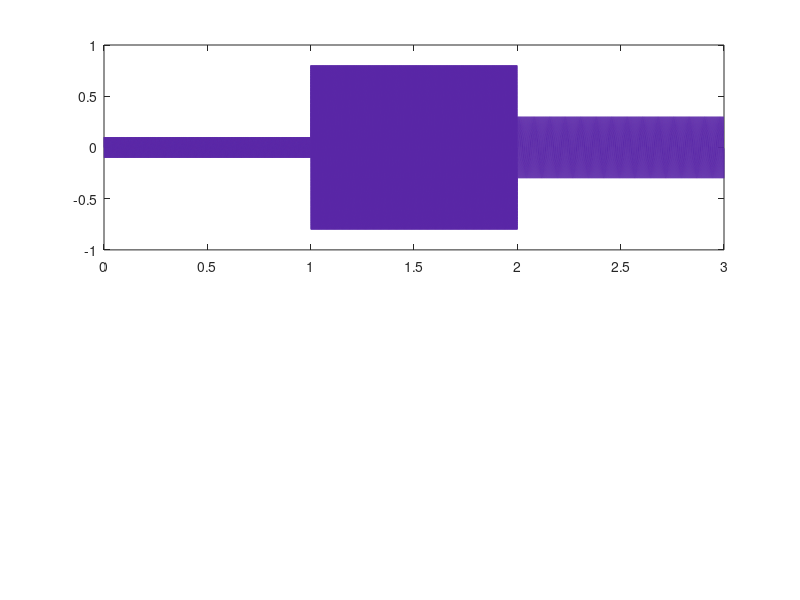

Write MATLAB code to recreate this figure. (Note: this script raises an error after producing the figure.)
%  G1 — SINAL DE ENTRADA NO DOMÍNIO DO TEMPO

% ---- BLOCO BASE ----
clear; clc; close all;
fs=44100; dur=3.0; N=round(dur*fs); t=(0:N-1)/fs;
n1=round(N/3); n2=round(2*N/3); x=zeros(1,N);
x(1:n1)    = 0.10*sin(2*pi*440*t(1:n1));
x(n1+1:n2) = 0.80*sin(2*pi*440*t(n1+1:n2));
x(n2+1:N)  = 0.30*sin(2*pi*220*t(n2+1:N));
T=-12; R=4; tA=10; tR=100; W=6; M=6;
alphaA=exp(-1/(fs*tA/1000)); alphaR=exp(-1/(fs*tR/1000));
y=zeros(1,N); gainVec=zeros(1,N); yL=0;
for n=1:N
    xG=20*log10(abs(x(n))+1e-9);
    if W>0&&(2*abs(xG-T)<=W); cG=xG+(1/R-1)*(xG-T+W/2)^2/(2*W);
    elseif xG>T+W/2;           cG=T+(xG-T)/R;
    else;                       cG=xG; end
    gainDB=cG-xG;
    if gainDB<yL; yL=alphaA*yL+(1-alphaA)*gainDB;
    else;         yL=alphaR*yL+(1-alphaR)*gainDB; end
    y(n)=x(n)*10^((yL+M)/20); gainVec(n)=yL;
end
xdB=20*log10(abs(x)+1e-9); ydB=20*log10(abs(y)+1e-9);
% ---- FIM BLOCO BASE ----

A_T = 10^(T/20);

COR_BG_FIG  = [1.00 1.00 1.00];
COR_BG_AX   = [1.00 1.00 1.00];
COR_SINAL   = [0.35 0.15 0.65];
COR_THRESH  = [0.80 0.10 0.35];
COR_TEXTO   = [0.10 0.10 0.10];
COR_EIXO    = [0.20 0.20 0.20];
COR_GRID    = [0.75 0.75 0.75];
COR_DIV     = [0.55 0.55 0.55];

figure('Name','G1 — Sinal de Entrada [Roxo]',...
       'NumberTitle','off','Position',[60 60 900 520],...
       'Color', COR_BG_FIG);

ax1 = subplot(2,1,1);
area(t, x, 'FaceColor', COR_SINAL, 'FaceAlpha', 0.12, 'EdgeColor','none');
hold on;
plot(t, x, 'Color', COR_SINAL, 'LineWidth', 0.7);
yline( A_T,'--','Color',COR_THRESH,'LineWidth',1.5,...
       'Label',sprintf('T = %d dBFS  (A = %s)',T,numvir(A_T,3)),...
       'LabelHorizontalAlignment','left','FontSize',8.5);
yline(-A_T,'--','Color',COR_THRESH,'LineWidth',1.5);
xline(1,':','Color',COR_DIV,'LineWidth',1.0);
xline(2,':','Color',COR_DIV,'LineWidth',1.0);
text(0.50, 1.06,'Trecho 1','Color',COR_TEXTO,'FontSize',9,...
     'HorizontalAlignment','center','FontWeight','bold');
text(1.50, 1.06,'Trecho 2','Color',COR_TEXTO,'FontSize',9,...
     'HorizontalAlignment','center','FontWeight','bold');
text(2.50, 1.06,'Trecho 3','Color',COR_TEXTO,'FontSize',9,...
     'HorizontalAlignment','center','FontWeight','bold');
text(0.50,-1.10,'A = 0,10  (−20 dBFS)','Color',COR_EIXO,...
     'FontSize',8,'HorizontalAlignment','center');
text(1.50,-1.10,'A = 0,80  (−1,9 dBFS)','Color',COR_EIXO,...
     'FontSize',8,'HorizontalAlignment','center');
text(2.50,-1.10,'A = 0,30  (−10,5 dBFS)','Color',COR_EIXO,...
     'FontSize',8,'HorizontalAlignment','center');
title('G1 — Sinal de Entrada  x[n]  (Visão Geral)',...
      'FontSize',11,'FontWeight','bold','Color',COR_TEXTO);
ylabel('Amplitude','FontSize',10,'Color',COR_EIXO);
xlim([0 dur]); ylim([-1.15 1.15]); grid on;
set(ax1,'Color',COR_BG_AX,'XColor',COR_EIXO,'YColor',COR_EIXO,...
        'GridColor',COR_GRID,'GridAlpha',0.6,'FontSize',9,'Box','on');

ax2 = subplot(2,1,2);
t_zoom = [1.000, 1.025];
mask   = t >= t_zoom(1) & t <= t_zoom(2);
plot(t(mask), x(mask), 'Color', COR_SINAL, 'LineWidth', 1.6);
hold on;
area(t(mask), x(mask),'FaceColor',COR_SINAL,'FaceAlpha',0.10,'EdgeColor','none');
yline( A_T,'--','Color',COR_THRESH,'LineWidth',1.3);
yline(-A_T,'--','Color',COR_THRESH,'LineWidth',1.3);
yline(0,   ':','Color',COR_DIV,   'LineWidth',0.8);
T_period = 1/440;
xline(1.000 + T_period, ':','Color',[0.45 0.20 0.75],'LineWidth',0.9,...
      'Label',sprintf('T_p = %s ms',numvir(T_period*1000,2)),...
      'LabelHorizontalAlignment','right','FontSize',8);
text(1.012, 0.70, sprintf('440 Hz  |  período T_p \\approx %s ms',numvir(T_period*1000,2)),...
     'Color',[0.45 0.20 0.75],'FontSize',9,...
     'HorizontalAlignment','center');
title(sprintf('Zoom: t = [%s; %s] s  —  Ciclos da Senoide de 440 Hz',...
      numvir(t_zoom(1),3), numvir(t_zoom(2),3)),...
      'FontSize',10,'FontWeight','bold','Color',COR_TEXTO);
xlabel('Tempo (s)','FontSize',10,'Color',COR_EIXO);
ylabel('Amplitude','FontSize',10,'Color',COR_EIXO);
xlim(t_zoom); ylim([-0.95 0.95]); grid on;
set(ax2,'Color',COR_BG_AX,'XColor',COR_EIXO,'YColor',COR_EIXO,...
        'GridColor',COR_GRID,'GridAlpha',0.6,'FontSize',9,'Box','on');

sgtitle(sprintf('Validação — Sinal de Teste  |  f_s = 44,1 kHz  |  duração = %s s',numvir(dur,1)),...
        'FontSize',12,'FontWeight','bold','Color',COR_TEXTO,...
        'BackgroundColor',COR_BG_FIG);

virgula([ax1 ax2]);

fprintf('G1 gerado.\n');

% A barra de ferramentas flutuante dos eixos era capturada pelo
% exportgraphics e impressa dentro do PNG (aviso "Exported image
% displays axes toolbar"). Desligada em TODOS os eixos da figura,
% inclusive nos paineis de texto, logo antes da exportacao.
try
    for a_ = findall(gcf,'Type','axes').'
        a_.Toolbar = [];
        disableDefaultInteractivity(a_);
    end
catch
end

set(gcf,'Color','w','InvertHardcopy','off');
exportgraphics(gcf,'fig_g1_sinal_entrada.png','Resolution',300,'BackgroundColor','white');
fprintf('  salvo em fig_g1_sinal_entrada.png\n');
